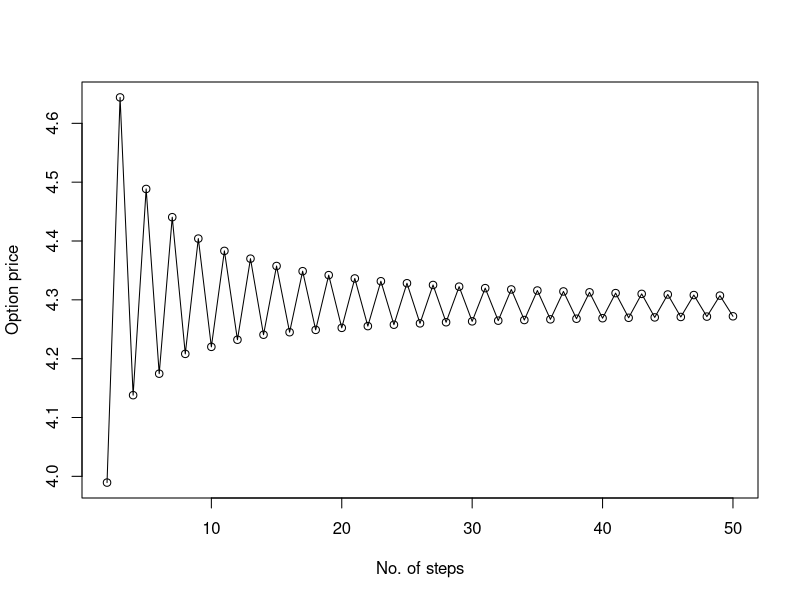
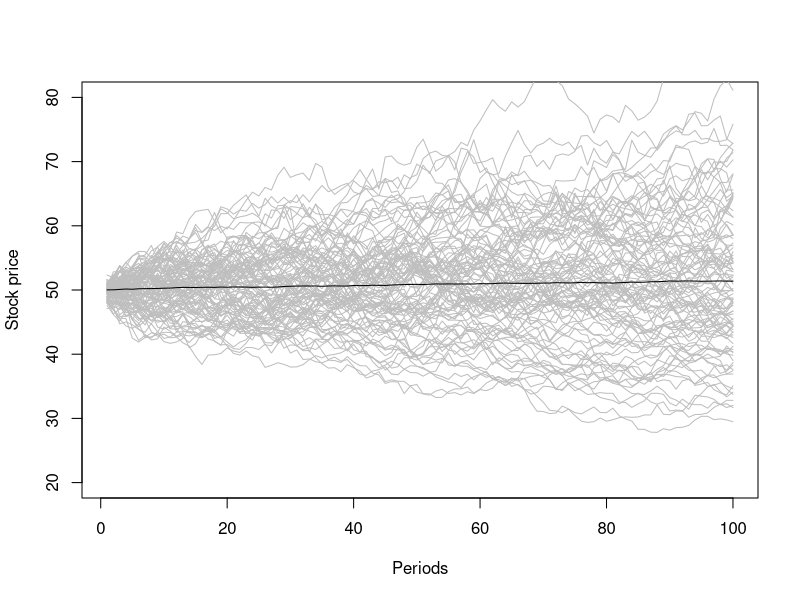

Generate these figures, in order, with R:

# Binomial Tree -----------------------------------------------------------

### Binomial Tree of an American Put Option ###
rm(list = ls())   # remove (almost) everything in the working environment

## Parameters
n <- 5   # number of periods
S0 <- 50  # stock price at period 0
K <- 50   # strike price
r <- 0.1   # risk-free interest rate (annual)
q <- 0   # yield of the underlying asset (annual)
sigma <- 0.4   # volatility (annual)
M <- 5/12   # maturity (in years)


## Variables
dt <- M/n   # duration of each period (in years)
u <- exp(sigma * sqrt(dt))   # up step size
d <- 1/u   # down step size
a <- exp((r-q) * dt)   # growth factor per step
p <- (a-d) / (u-d)   # probability of up move

S <- matrix(rep(0, (n+1)^2), n+1, n+1)   # stock prices
V <- matrix(rep(0, (n+1)^2), n+1, n+1)   # option values
S[1,1] <- S0


## Calculation of stock prices
# # Method 1
# for (j in 2:(n+1)) {
#   for (i in 1:j) {
#     nd <- i - 1   # number of down moves
#     nu <- j - 1 - nd   # number of up moves
#     S[i,j] <- S0 * u^nu * d^nd
#   }
# }

# Method 2
for (j in 2:(n+1)) {
  for (i in 1:j-1) {
    S[i,j] <- S[i,j-1] * u
  }
  S[j,j] <- S[j-1,j-1] * d
}


## Calculation of option values
# Final nodes
for (i in 1:n+1) {
  V[i,n+1] <- max(K-S[i,n+1], 0)
}

# Earlier nodes
for (j in n:1) {
  for (i in 1:j) {
    dp <- (p * V[i,j+1] + (1-p) * V[i+1,j+1]) * exp(-r * dt)   # discounted price
    V[i,j] <- max(K-S[i,j], dp)   # comparing the early exercise and discounted price
  }
}

# the option value is V[1,1]


## Demonstration of the convergence of option value
optionPrice <- function(n, S0, K, r, q, sigma, M) {
  ## Variables
  dt <- M/n   # duration of each period (in years)
  u <- exp(sigma * sqrt(dt))   # up step size
  d <- 1/u   # down step size
  a <- exp((r-q) * dt)   # growth factor per step
  p <- (a-d) / (u-d)   # probability of up move
  
  S <- matrix(rep(0, (n+1)^2), n+1, n+1)   # stock prices
  V <- matrix(rep(0, (n+1)^2), n+1, n+1)   # option values
  S[1,1] <- S0
  
  
  ## Calculation of stock prices
  for (j in 2:(n+1)) {
    for (i in 1:j-1) {
      S[i,j] <- S[i,j-1] * u
    }
    S[j,j] <- S[j-1,j-1] * d
  }
  
  
  ## Calculation of option values
  # Final nodes
  for (i in 1:n+1) {
    V[i,n+1] <- max(K-S[i,n+1], 0)
  }
  
  # Earlier nodes
  for (j in n:1) {
    for (i in 1:j) {
      dp <- (p * V[i,j+1] + (1-p) * V[i+1,j+1]) * exp(-r * dt)   # discounted price
      V[i,j] <- max(K-S[i,j], dp)   # comparing the early exercise and discounted price
    }
  }
  
  return(V[1,1])
}

seqn <- 2:50
seqV <- rep(0, length(seqn))

for (k in 1:length(seqn)) {
  seqV[k] <- optionPrice(seqn[k], S0, K, r, q, sigma, M)
}

plot(seqn, seqV, type = "o", xlab = "No. of steps", ylab = "Option price")



# Monte Carlo -------------------------------------------------------------

### Monte Carlo Simulation of Black-Sholes-Merton Model
rm(list = ls())   # remove (almost) everything in the working environment

## Parameters of a European call option
S0 <- 50   
K <- 50
r <- 0.05
sigma <- 0.3
M <- 0.5 
n <- 100   # number of periods
nn <- 1000   # number of sample paths


## Variables
dt <- M/n
S <- matrix(rep(0, n*nn), nn, n)   # sample paths of stock price
V <- rep(0, nn)   # option values at maturity


## Generation of sample paths
RN <- matrix(rnorm(n*nn), nn, n)   # random noise matrix
for (k in 1:nn) {
  # period 1
  S[k,1] <- S0 * (1 + r * dt + sigma * sqrt(dt) * RN[k,1])
  # later periods
  for (t in 2:n) {
    S[k,t] <- S[k,t-1] * (1 + r * dt + sigma * sqrt(dt) * RN[k,t])
  }
}


## Calculation of price
for (k in 1:nn) {
  V[k] <- max(S[k,n] - K, 0)
}

MCprice <- mean(V)   # price obtained from MC simulation


## Plots
# first 100 sample paths (gray)
plot(1:n, S[1,], type = "l", ylim = c(20, 80), col = "gray", xlab = "Periods", ylab = "Stock price")
for (k in 2:100) {
  lines(1:n, S[k,], col = "gray")   
}
# add averaged price of all sample paths (black) 
lines(1:n, colMeans(S,2), col = "black")


## BSM formula
d1 <- (log(S0/K) + (r + sigma^2/2)*M) / (sigma * sqrt(M))
d2 <- d1 - sigma * sqrt(M)
BSMprice <- S0 * pnorm(d1) - K * exp(-r * M) * pnorm(d2)   # price obtained from BSM formula



